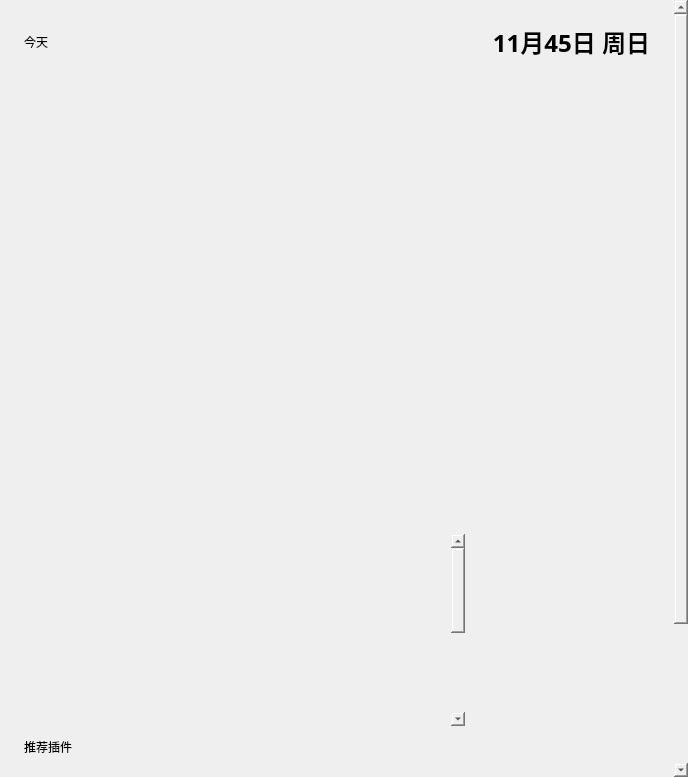
<?xml version="1.0" encoding="UTF-8"?>
<ui version="4.0">
 <class>Form</class>
 <widget class="QWidget" name="Form">
  <property name="geometry">
   <rect>
    <x>0</x>
    <y>0</y>
    <width>688</width>
    <height>777</height>
   </rect>
  </property>
  <property name="sizePolicy">
   <sizepolicy hsizetype="Preferred" vsizetype="Expanding">
    <horstretch>0</horstretch>
    <verstretch>0</verstretch>
   </sizepolicy>
  </property>
  <property name="windowTitle">
   <string>Form</string>
  </property>
  <layout class="QVBoxLayout" name="verticalLayout_2">
   <property name="spacing">
    <number>18</number>
   </property>
   <property name="leftMargin">
    <number>0</number>
   </property>
   <property name="topMargin">
    <number>0</number>
   </property>
   <property name="rightMargin">
    <number>0</number>
   </property>
   <property name="bottomMargin">
    <number>0</number>
   </property>
   <item>
    <widget class="SmoothScrollArea" name="home_scroll">
     <property name="styleSheet">
      <string notr="true">background: transparent; border: none</string>
     </property>
     <property name="widgetResizable">
      <bool>true</bool>
     </property>
     <property name="alignment">
      <set>Qt::AlignCenter</set>
     </property>
     <widget class="QWidget" name="scrollAreaWidgetContents">
      <property name="geometry">
       <rect>
        <x>0</x>
        <y>0</y>
        <width>688</width>
        <height>818</height>
       </rect>
      </property>
      <layout class="QVBoxLayout" name="verticalLayout_9">
       <property name="spacing">
        <number>12</number>
       </property>
       <property name="leftMargin">
        <number>24</number>
       </property>
       <property name="topMargin">
        <number>24</number>
       </property>
       <property name="rightMargin">
        <number>24</number>
       </property>
       <item>
        <layout class="QHBoxLayout" name="horizontalLayout">
         <item>
          <widget class="TitleLabel" name="TitleLabel">
           <property name="text">
            <string>今天</string>
           </property>
          </widget>
         </item>
         <item>
          <widget class="TitleLabel" name="time_today_label">
           <property name="font">
            <font>
             <family>HarmonyOS Sans SC</family>
             <pointsize>18</pointsize>
             <weight>75</weight>
             <bold>true</bold>
            </font>
           </property>
           <property name="text">
            <string>11月45日 周日</string>
           </property>
           <property name="alignment">
            <set>Qt::AlignRight|Qt::AlignTrailing|Qt::AlignVCenter</set>
           </property>
           <property name="lightColor" stdset="0">
            <color>
             <red>93</red>
             <green>93</green>
             <blue>93</blue>
            </color>
           </property>
           <property name="darkColor" stdset="0">
            <color>
             <red>209</red>
             <green>209</green>
             <blue>209</blue>
            </color>
           </property>
          </widget>
         </item>
        </layout>
       </item>
       <item>
        <widget class="HorizontalFlipView" name="banner_view">
         <property name="minimumSize">
          <size>
           <width>480</width>
           <height>450</height>
          </size>
         </property>
         <property name="maximumSize">
          <size>
           <width>16777215</width>
           <height>450</height>
          </size>
         </property>
        </widget>
       </item>
       <item>
        <layout class="QHBoxLayout" name="pagerLayout">
         <item>
          <widget class="HorizontalPipsPager" name="banner_pager">
           <property name="sizePolicy">
            <sizepolicy hsizetype="Maximum" vsizetype="Expanding">
             <horstretch>0</horstretch>
             <verstretch>0</verstretch>
            </sizepolicy>
           </property>
           <item/>
           <item/>
           <item/>
           <item/>
           <item/>
           <item/>
           <item/>
           <item/>
           <item/>
           <item/>
           <item/>
           <item/>
           <item/>
           <item/>
           <item/>
           <item/>
           <item/>
           <item/>
           <item/>
           <item/>
           <item/>
           <item/>
           <item/>
           <item/>
           <item/>
          </widget>
         </item>
        </layout>
       </item>
       <item>
        <widget class="SubtitleLabel" name="SubtitleLabel_3">
         <property name="text">
          <string>推荐插件</string>
         </property>
        </widget>
       </item>
       <item>
        <layout class="QGridLayout" name="rec_plugin_grid" rowstretch="0" columnstretch="0"/>
       </item>
       <item>
        <layout class="QHBoxLayout" name="progressRingLayout">
         <property name="leftMargin">
          <number>0</number>
         </property>
         <property name="topMargin">
          <number>12</number>
         </property>
         <property name="bottomMargin">
          <number>12</number>
         </property>
         <item>
          <widget class="IndeterminateProgressRing" name="load_plugin_progress">
           <property name="minimumSize">
            <size>
             <width>45</width>
             <height>45</height>
            </size>
           </property>
           <property name="maximumSize">
            <size>
             <width>45</width>
             <height>45</height>
            </size>
           </property>
          </widget>
         </item>
        </layout>
       </item>
       <item>
        <widget class="BodyLabel" name="tips">
         <property name="text">
          <string>这就到底了吗……(っ °Д °;)っ</string>
         </property>
         <property name="alignment">
          <set>Qt::AlignCenter</set>
         </property>
         <property name="wordWrap">
          <bool>true</bool>
         </property>
         <property name="lightColor" stdset="0">
          <color>
           <red>125</red>
           <green>125</green>
           <blue>125</blue>
          </color>
         </property>
         <property name="darkColor" stdset="0">
          <color>
           <red>211</red>
           <green>211</green>
           <blue>211</blue>
          </color>
         </property>
        </widget>
       </item>
       <item>
        <spacer name="verticalSpacer">
         <property name="orientation">
          <enum>Qt::Vertical</enum>
         </property>
         <property name="sizeHint" stdset="0">
          <size>
           <width>20</width>
           <height>40</height>
          </size>
         </property>
        </spacer>
       </item>
       <item>
        <widget class="QFrame" name="blank">
         <property name="minimumSize">
          <size>
           <width>0</width>
           <height>25</height>
          </size>
         </property>
         <property name="frameShape">
          <enum>QFrame::StyledPanel</enum>
         </property>
         <property name="frameShadow">
          <enum>QFrame::Raised</enum>
         </property>
         <property name="lineWidth">
          <number>5</number>
         </property>
        </widget>
       </item>
      </layout>
     </widget>
    </widget>
   </item>
  </layout>
 </widget>
 <customwidgets>
  <customwidget>
   <class>SmoothScrollArea</class>
   <extends>QScrollArea</extends>
   <header>qfluentwidgets</header>
   <container>1</container>
  </customwidget>
  <customwidget>
   <class>BodyLabel</class>
   <extends>QLabel</extends>
   <header>qfluentwidgets</header>
  </customwidget>
  <customwidget>
   <class>SubtitleLabel</class>
   <extends>QLabel</extends>
   <header>qfluentwidgets</header>
  </customwidget>
  <customwidget>
   <class>TitleLabel</class>
   <extends>QLabel</extends>
   <header>qfluentwidgets</header>
  </customwidget>
  <customwidget>
   <class>IndeterminateProgressRing</class>
   <extends>QProgressBar</extends>
   <header>qfluentwidgets</header>
  </customwidget>
  <customwidget>
   <class>HorizontalFlipView</class>
   <extends>QListWidget</extends>
   <header>qfluentwidgets</header>
  </customwidget>
  <customwidget>
   <class>HorizontalPipsPager</class>
   <extends>QListWidget</extends>
   <header>qfluentwidgets</header>
  </customwidget>
 </customwidgets>
 <resources/>
 <connections/>
</ui>
